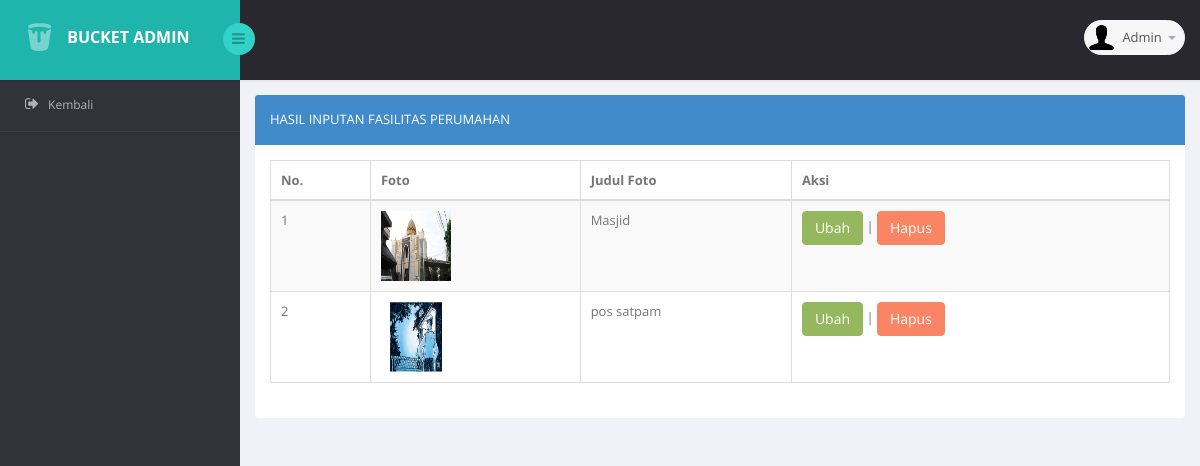
Screenshot of /admin/hasil_input_fasilitas.php (signed in) with the database file from the repository.
### tables this page shows
CREATE TABLE `tabel_fasilitas` (
  `id` int(11) NOT NULL,
  `foto` varchar(500) NOT NULL,
  `judul` varchar(100) NOT NULL
);

### admin/functions.php (called while the page is built, shortened)
<?php
$conn = mysqli_connect("localhost","root","","perumahan");
function query($query){
	global $conn;
	$result 		= mysqli_query($conn,$query);
	$rows 			= [];
	while ($row 	= mysqli_fetch_assoc($result)) {
	$rows [] 		= $row;
	}
	return $rows;
}
 ?>

### admin/hasil_input_fasilitas.php (the view, shortened to what this page needs)
<?php
require 'functions.php';
$hasilInputan = query("SELECT * FROM tabel_fasilitas");
 ?>
<!DOCTYPE html>
<html lang="en">
<head>
    <link href="bs3/css/bootstrap.min.css" rel="stylesheet">
    <link href="css/bootstrap-reset.css" rel="stylesheet">
    <link href="font-awesome/css/font-awesome.css" rel="stylesheet" />
    <link href="css/table-responsive.css" rel="stylesheet" />
    <link href="css/style.css" rel="stylesheet">
    <link href="css/style-responsive.css" rel="stylesheet" />
</head>
<body>
<section id="container" >
<header class="header fixed-top clearfix">
<div class="brand">
    <a href="index.php" class="logo">
        <img src=images/logo.png alt="">
    </a>
    <div class="sidebar-toggle-box">
        <div class="fa fa-bars"></div>
    </div>
</div>
<div class="top-nav clearfix">
    <ul class="nav pull-right top-menu">
        <li class="dropdown">
            <a data-toggle="dropdown" class="dropdown-toggle" href="#">
                <img alt="" src="images/2.png" width="33" height="33">
                <span class="username">Admin</span>
                <b class="caret"></b>
            </a>
        </li>
</div>
</header>
<aside>
    <div id="sidebar" class="nav-collapse">
                    <div class="leftside-navigation">
            <ul class="sidebar-menu" id="nav-accordion">
            <li>
               <a href="index.php">
                    <i class="fa fa-sign-out"></i>
                    <span>Kembali</span>
                </a>
            </li>
        </ul>
    </div>
    </div>
</aside>
    <section id="main-content">
        <section class="wrapper">
        <div class="row">
            <div class="col-sm-12">
           <section class="panel panel-primary">
                    <header class="panel-heading">
                        Hasil Inputan Fasilitas Perumahan
                    </header>
                    <div class="panel-body">
                        <section id="no-more-tables">
                            <table action="" method="post" class="table table-bordered table-striped table-condensed cf">
                                <thead class="cf">
                                <tr>
                                    <th> No. </th>
                                    <th> Foto </th>
                                    <th> Judul Foto </th>
                                    <th> Aksi </th>
                                </tr>
                                </thead>
                                <tbody>
                                <?php $i = 1; ?>
                                <?php foreach ($hasilInputan as $hasil) :?>
                                <tr>
                                    <td data-title="No."><?= $i;  ?></td>
                                    <td data-title="Foto"><img width="70" height="70" src="images/img/<?= $hasil["foto"] ?>"></td>
                                    <td data-title="Judul Foto"><?= $hasil["judul"] ; ?></td>
                                    <td data-title="Aksi">
                                        <a href="ubah_fasilitas.php?id=<?=$hasil["id"];?>" class="btn btn-success">Ubah</a> |
                                        <a href="hapus_fasilitas.php?id=<?=$hasil["id"];?>" class="btn btn-danger">Hapus</a>
                                    </td>
                                </tr>
                                <?php $i++; ?>
                                <?php endforeach; ?>
                                </tbody>
                            </table>
                        </section>
                    </div>
                </section>
            </div>
        </div>
        </section>
    </section>
</section>
</body>
</html>

### rows the page displays
tabel_fasilitas: foto (picture), judul "Masjid"
tabel_fasilitas: foto (picture), judul "pos satpam"
